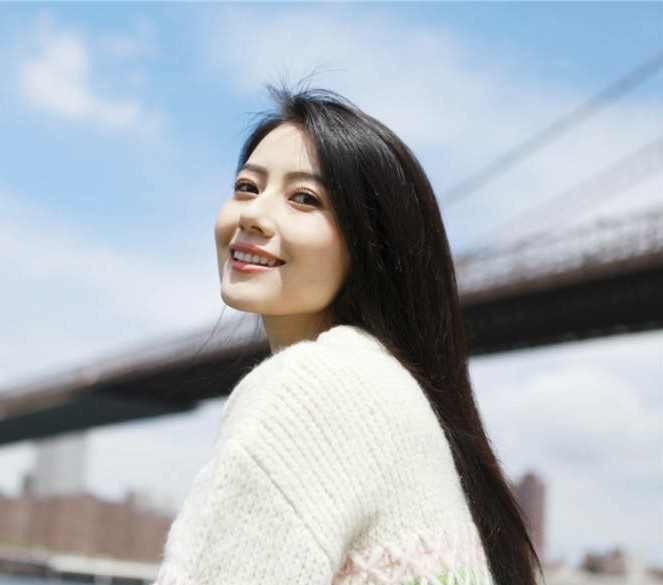
#> input picture 20211001/sample/gaoyuanyuan.jpg, 663 x 585 px
$ python 20211001.py
#> lines starting #> are read from the running program, lines starting #| are printed output that depends on the picture; pictures that were not available may be replaced by others from this repository, and a replacement may not be noted
#> further down, img is the input picture: shape (585, 663, 3); mean B, G, R 184.8, 177.3, 170.1
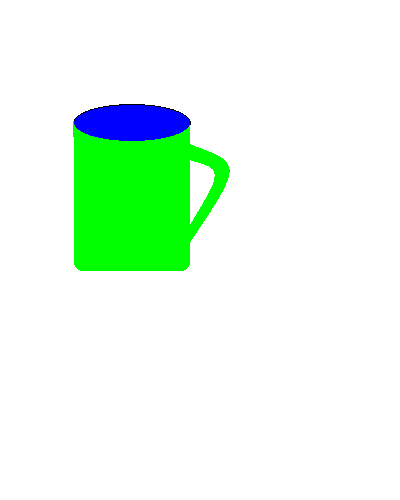
#> input picture 20210812/sample.bmp, 400 x 500 px, given in place of hongqi.jpg, which was not available
#> further down, label is the input picture: shape (500, 400, 3); mean B, G, R 233.3, 250.7, 229.1
import os
import cv2
import math
import numpy as np


def get_demo(img,label,out_width,out_height):
#> called with out_width = 300, out_height = 300
    out_radius = out_width if out_width< out_height else out_height
    small_img   = cv2.resize(img,   (out_radius, out_radius))
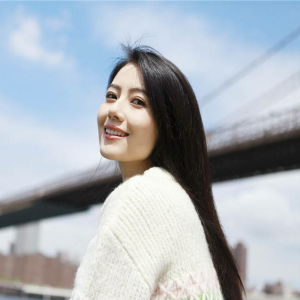
#> small_img: shape (300, 300, 3); mean B, G, R 184.7, 177.3, 170
    small_label = cv2.resize(label, (out_radius, out_radius))
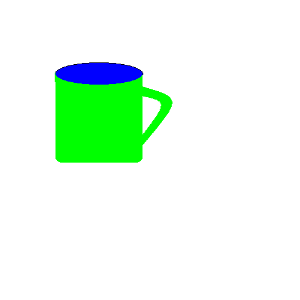
#> small_label: shape (300, 300, 3); mean B, G, R 233.3, 250.7, 229.1
    for i in range(out_height):
        for j in range(out_width):
            distance = int ( math.sqrt(i*i+j*j) )
            alpha =  1 if distance > out_radius else distance  / out_radius
            for k in range(3):
                small_label[i][j][k] = int(alpha * small_img[i][j][k] + (1-alpha) * small_label[i][j][k])
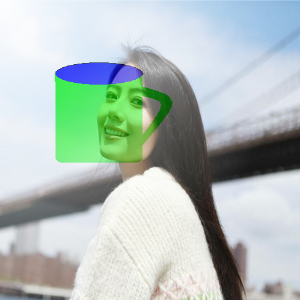
#> small_label: shape (300, 300, 3); mean B, G, R 189, 193, 179.5
    return small_label


def get_demo2(img,label,out_width,out_height):
#> called with out_width = 300, out_height = 300
    out_radius =  math.sqrt(out_width * out_width + out_height * out_height)
    small_img   = cv2.resize(img,   (out_width, out_height))
    small_label = cv2.resize(label, (out_width, out_height))
    for i in range(out_height):
        for j in range(out_width):
            distance = int ( math.sqrt(i*i+j*j) )
            alpha =  1 if distance > out_radius else distance  / out_radius
            for k in range(3):
                small_label[i][j][k] = int(alpha * small_img[i][j][k] + (1-alpha) * small_label[i][j][k])
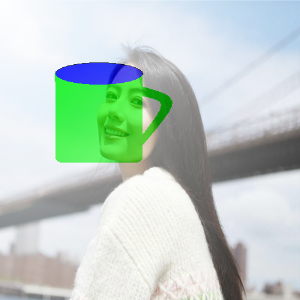
#> small_label: shape (300, 300, 3); mean B, G, R 200.5, 208.4, 192.5
    return small_label


if __name__ == "__main__":
    img_file = "./sample/gaoyuanyuan.jpg"
    label_file = "./sample/hongqi.jpg"
    img = cv2.imread(img_file)
    label = cv2.imread(label_file)
    out_width = 300
    out_height =300

    out_img1 = get_demo(img, label, out_width, out_height)
    out_img2 = get_demo2(img,label,out_width,out_height)


    cv2.imshow("out1", out_img1)
    cv2.imshow("out2", out_img2)
    cv2.waitKey(0)
